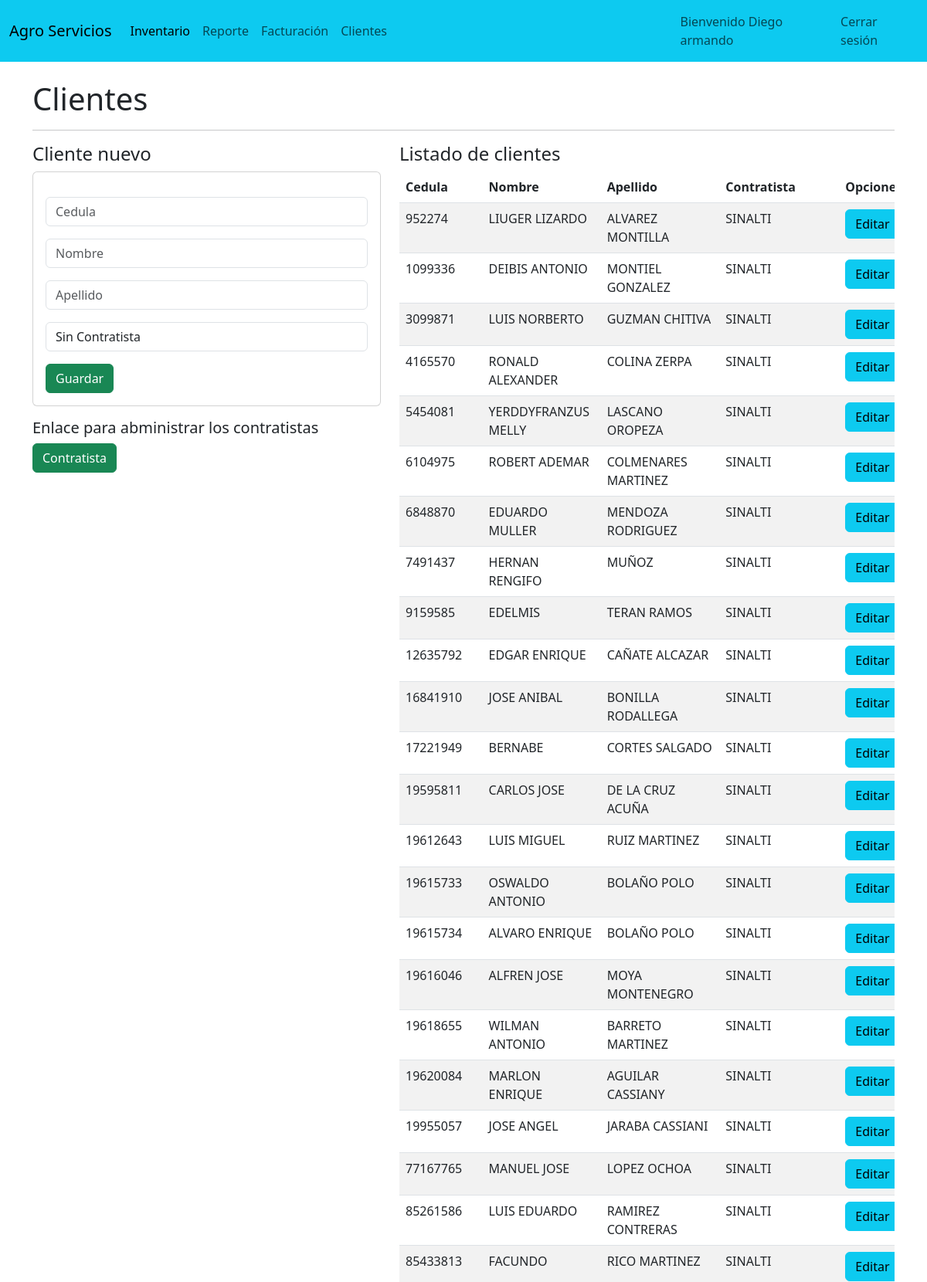
The app's page /clientes/ (signed in, upper part) with its own data.
### RegistroFracturacion/models.py (models this page shows)
class Comprador(models.Model):
    cedula = models.CharField(primary_key=True,max_length=10)
    nombre = models.CharField(max_length=50)
    apellido = models.CharField(max_length=50)
    contratista = models.CharField(max_length=50)

### RegistroFracturacion/views.py (the view)
# urls.py: path('clientes/', views.clientes),
@login_required
@user_passes_test(es_administrador_o_gestor)
def clientes(request):
    ListaCliente = Comprador.objects.all()
    ListaContratista = Contratista.objects.all()
    context={
        "cliente":ListaCliente,
        "contratista":ListaContratista
    }
    return render(request,"clientes.html", context)

### RegistroFracturacion/views.py (called while the page is built)
def es_administrador_o_gestor(user):
    return user.groups.filter(name='Administrador').exists() or user.groups.filter(name='Gestor').exists()

### RegistroFracturacion/templates/clientes.html (shortened to what this page needs)
{% extends "./base.html" %}
{% block body %}
<h1>Clientes</h1>
<hr>
<div class="row">
    <div class="col-sm-12 col-md-6 col-lg-5 col-xl-5">
        <h4>Cliente nuevo</h4>
        <div class="card">
            <div class="card-body">
                <form action="/registrarcliente/" method="POST">{% csrf_token %}
                    <div class ="form-group">
                        <input type="text" id ="txtCedula" name="txtCedula" class="form-control" placeholder="Cedula" minlength="8" maxlength="10" required>
                    </div>
                    <div class ="form-group">
                        <input type="text" id ="txtNombre" name="txtNombre" class="form-control" placeholder="Nombre" minlength="2" maxlength="20" required>
                    </div>
                    <div class ="form-group">
                        <input type="text" id ="txtApellido" name="txtApellido" class="form-control" placeholder="Apellido" minlength="2" maxlength="20" required>
                    </div>
                    <div class ="form-group">
                        <select id="Contratista" name="Nombre_Contratista" class="form-control" required>
                            <option value="sin Contratista"> Sin Contratista</option>
                        </select>
                    </div>
                    <div class ="form-group">
                        <button type="submit" class ="btn btn-success btn-block text-white">Guardar</button>
                    </div>
                </form>
            </div>
        </div>
        <h5>Enlace para abministrar los contratistas</h5>
        <th><a href="/contratista/" class="btn btn-success btn-block text-white">Contratista</a></th>
    </div>
    <div class="col-sm-12 col-md-6 col-lg-7 col-xl-7">
        <h4>Listado de clientes</h4>
        <div class="table-responsive mi-tabla1">
            <table class="table table-striped">
                <thead>
                    <tr>
                        <th>Cedula</th>
                        <th>Nombre</th>
                        <th>Apellido</th>
                        <th>Contratista</th>
                        <th colspan="2">Opciones</th>
                    </tr>
                </thead>
                <tbody>
                    {% for c in cliente %}
                    <tr>
                        <td>{{c.cedula}}</td>
                        <td>{{c.nombre}}</td>
                        <td>{{c.apellido}}</td>
                        <td>{{c.contratista}}</td>
                        <th><a href="/edicionCliente/{{c.cedula}}" class="btn btn-info">Editar</a></th>
                    </tr>
                    {% endfor %}
                </tbody>
            </table>
        </div>
    </div>
</div>
{% endblock %}

### RegistroFracturacion/templates/base.html (shortened to what this page needs)
<!doctype html>
<html lang="en">
<head>
  {% load static %}
  <link rel="stylesheet" type="text/css" href="/static/css/styles.css">
  <link href="https://cdn.jsdelivr.net/npm/bootstrap@5.3.0/dist/css/bootstrap.min.css" rel="stylesheet"
>
</head>
<body>
<header>
  <nav class="navbar navbar-expand-lg bg-info">
    <div class="container-fluid">
      <a class="navbar-brand" href="/inventario/">Agro Servicios</a>
      <div class="collapse navbar-collapse" id="navbarNav">
        <ul class="navbar-nav">
          <li class="nav-item">
            <a class="nav-link active" aria-current="page" href="/inventario/">Inventario</a>
          </li>
          <li class="nav-item">
            <a class="nav-link" href="/reporte/">Reporte</a>
          </li>
          <li class="nav-item">
            <a class="nav-link" href="/ventas/">Facturación</a>
          </li>
          <li class="nav-item">
            <a class="nav-link" href="/clientes/">Clientes</a>
          </li>
        </ul>
      </div>
    </div>
    <div class="container-fluid">
      <ul class="navbar-nav">
        <a class="nav-link">Bienvenido {{user.first_name}}</a>
        <li class="nav-item">
          <a class="nav-link" href="/accounts/logout/">Cerrar sesión</a>
        </li>
      </ul>
    </div>
  </nav>
</header>
  <div class="container py-4">
    {% block body %}
    {% endblock %}
  </div>
</body>
</html>

### RegistroFracturacion/static/css/styles.css (style rules this page uses)
* { margin: 0; padding: 0; box-sizing: border-box; text-decoration: none; list-style: none; }
body { background-color: #ffffff; font-family: 'roboto', Arial, Helvetica, sans-serif; justify-content: center; align-items: center; }
.mi-tabla1 { height: 60%; overflow-y: auto; }

### records on screen
Comprador: cedula "952274", nombre "LIUGER LIZARDO", apellido "ALVAREZ MONTILLA", contratista "SINALTI"
Comprador: cedula "1099336", nombre "DEIBIS ANTONIO", apellido "MONTIEL GONZALEZ", contratista "SINALTI"
Comprador: cedula "3099871", nombre "LUIS NORBERTO", apellido "GUZMAN CHITIVA", contratista "SINALTI"
Comprador: cedula "4165570", nombre "RONALD ALEXANDER", apellido "COLINA ZERPA", contratista "SINALTI"
Comprador: cedula "5454081", nombre "YERDDYFRANZUS MELLY", apellido "LASCANO OROPEZA", contratista "SINALTI"
Comprador: cedula "6104975", nombre "ROBERT ADEMAR", apellido "COLMENARES MARTINEZ", contratista "SINALTI"
Comprador: cedula "6848870", nombre "EDUARDO MULLER", apellido "MENDOZA RODRIGUEZ", contratista "SINALTI"
Comprador: cedula "7491437", nombre "HERNAN RENGIFO", apellido "MUÑOZ", contratista "SINALTI"
Comprador: cedula "9159585", nombre "EDELMIS", apellido "TERAN RAMOS", contratista "SINALTI"
Comprador: cedula "12635792", nombre "EDGAR ENRIQUE", apellido "CAÑATE ALCAZAR", contratista "SINALTI"
Comprador: cedula "16841910", nombre "JOSE ANIBAL", apellido "BONILLA RODALLEGA", contratista "SINALTI"
Comprador: cedula "17221949", nombre "BERNABE", apellido "CORTES SALGADO", contratista "SINALTI"
Comprador: cedula "19595811", nombre "CARLOS JOSE", apellido "DE LA CRUZ ACUÑA", contratista "SINALTI"
Comprador: cedula "19612643", nombre "LUIS MIGUEL", apellido "RUIZ MARTINEZ", contratista "SINALTI"
Comprador: cedula "19615733", nombre "OSWALDO ANTONIO", apellido "BOLAÑO POLO", contratista "SINALTI"
Comprador: cedula "19615734", nombre "ALVARO ENRIQUE", apellido "BOLAÑO POLO", contratista "SINALTI"
Comprador: cedula "19616046", nombre "ALFREN JOSE", apellido "MOYA MONTENEGRO", contratista "SINALTI"
Comprador: cedula "19618655", nombre "WILMAN ANTONIO", apellido "BARRETO MARTINEZ", contratista "SINALTI"
Comprador: cedula "19620084", nombre "MARLON ENRIQUE", apellido "AGUILAR CASSIANY", contratista "SINALTI"
Comprador: cedula "19955057", nombre "JOSE ANGEL", apellido "JARABA CASSIANI", contratista "SINALTI"
Comprador: cedula "77167765", nombre "MANUEL JOSE", apellido "LOPEZ OCHOA", contratista "SINALTI"
Comprador: cedula "85261586", nombre "LUIS EDUARDO", apellido "RAMIREZ CONTRERAS", contratista "SINALTI"
Comprador: cedula "85433813", nombre "FACUNDO", apellido "RICO MARTINEZ", contratista "SINALTI"

### other values on screen
{{ user.first_name }} "Diego armando"
